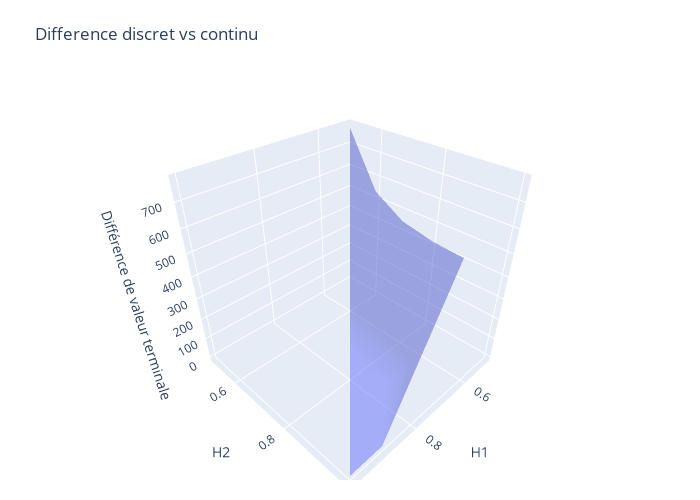

Here is the notebook cell this chart was saved with:
### Code cell
import plotly.graph_objects as go

fig = go.Figure(data=[go.Mesh3d(x=H_1,
                                y=H_2,
                                z=V_T_psi_minus_V_T_phi_all, 
                                opacity=0.50,
                                
                                # i, j and k give the vertices of triangles
                                )])


fig.update_layout(
    title='Difference discret vs continu', 
    autosize=False,
    width=700, 
    height=500,
    margin=dict(l=20, r=20, b=20, t=80),
    scene=dict(
        xaxis_title='H1',
        yaxis_title='H2',
        zaxis_title='Différence de valeur terminale',
    ),
)

fig.show()

### Figure 1 — Plotly figure (JSON) as saved in the notebook; plotly's stock layout.template omitted (floating-point values rounded to 4 significant figures)
{"data": [{"opacity": 0.5, "type": "mesh3d", "x": [0.5, 0.5, 0.5, 0.5, 0.5, 0.6, 0.6, 0.6, 0.6, 0.7, 0.7, 0.7, 0.8, 0.8, 0.9, 0.9, 1], "y": [0.5, 0.6, 0.7, 0.8, 0.9, 0.6, 0.7, 0.8, 0.9, 0.7, 0.8, 0.9, 0.8, 0.9, 0.9, 1, 1], "z": [771.2, 536.4, 453.6, 423.4, 412.4, 269.0, 181.9, 157.1, 145.6, 93.83, 62.03, 52.68, 30.13, 20.56, 9.639, 6.125, 2.564]}], "layout": {"autosize": false, "height": 500, "margin": {"b": 20, "l": 20, "r": 20, "t": 80}, "scene": {"xaxis": {"title": {"text": "H1"}}, "yaxis": {"title": {"text": "H2"}}, "zaxis": {"title": {"text": "Différence de valeur terminale"}}}, "title": {"text": "Difference discret vs continu"}, "width": 700}}
